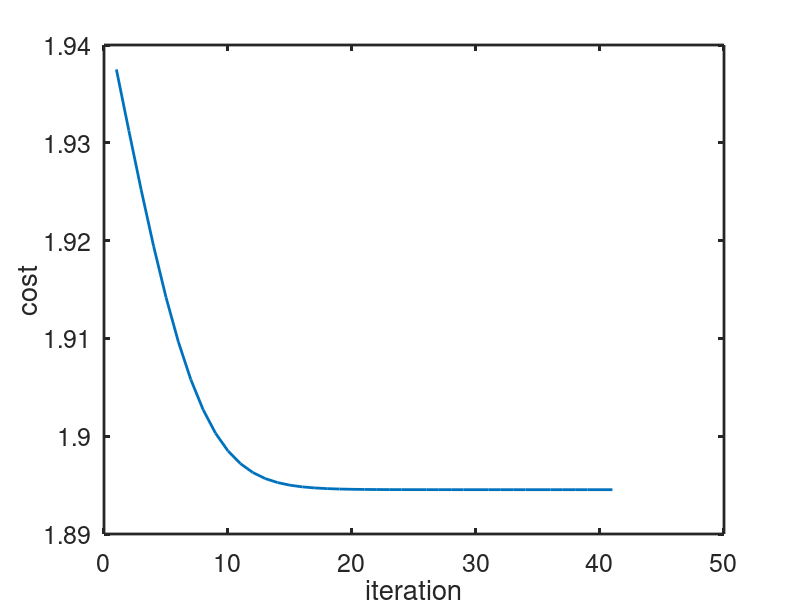

MATLAB code to generate this figure:
f = @(x) x.^4-x.^3+2;
df = @(x) 4*x.^3-3*x.^2;

x = 0.5;
tau = 0.1;

iter = 500;
f_k = [f(x)];
for k=1:iter
    xk = x;
    x = x - tau*df(x);
    f_k(end+1) = f(x);
    if abs(x - xk) < 10e-6
        break;
    end
end
disp(x);
disp("    iter:" + k)

figure(1);
plot(f_k,'linewidth',2);
ylabel('cost');
xlabel('iteration');
set(gca,'fontsize',18);
set(gca,'linewidth',2);
